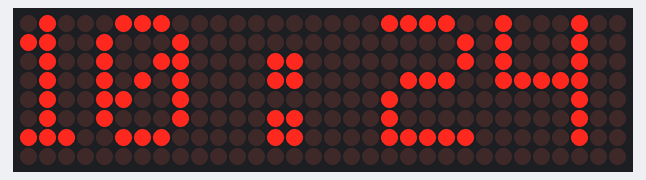
A sketch run on a simulated Arduino Uno, built with avr-gcc and run on an emulated ATmega328P. Parts: 32×8 LED matrix. The local clock reads 2024-03-15 10:24:30 at power-on unless the sketch sets it.

Above: at 0.1 s.
At 30.1 s:
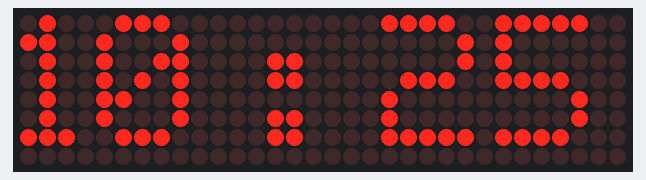
At 90.1 s:
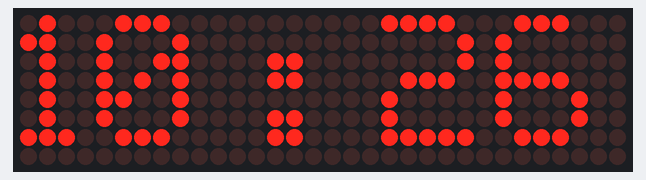

Measured:
- what the display in image 1 shows lasts 60.0 s, from 30.1 s to 90.1 s

The sketch:

Alarm_Clock.ino
```cpp
// Date and time functions using a DS3231 RTC connected via I2C and Wire lib
#include "RTClib.h"
#include <MD_Parola.h>   //LED Matrix libraries
#include <MD_MAX72xx.h>
#include <SPI.h>

RTC_DS3231 rtc;

MD_Parola P = MD_Parola(2, 5, 3, 4);    //Set up matrix pins

void setup () {
  P.begin();
  Serial.begin(9600);

  if (! rtc.begin()) {
    Serial.println("Couldn't find RTC");
    while (1);
  }
  if (rtc.lostPower()) {
    Serial.println("RTC lost power, lets set the time!");
    // following line sets the RTC to the date & time this sketch was compiled
    rtc.adjust(DateTime(F(__DATE__), F(__TIME__)));
    //rtc.adjust(DateTime(2020, 1, 7, 12, 22, 0));
  }
}

void loop () {
    DateTime now = rtc.now();
    char strTime[5];
    sprintf(strTime, "%d : %d", now.hour(), now.minute());
    P.print(strTime);

    delay(100);  //1 second delay
}

/*#include "RTClib.h" // NorthernWidget RTC library
#include <DS3231.h>
#include <Wire.h>
#include <MD_Parola.h>
#include <MD_MAX72xx.h>
#include <SPI.h>

DS3231 rtc; //Initialise RTC

//Declare pins
#define SET_ALARM 10  //Button to set alarm
#define ALARM_TOG 11  //Button to toggle alarm on/off
#define INCREMENT_HR 12  //Button to increment hour by 1
#define INCREMENT_MIN 13  //Button to increment minute by 1
#define SNOOZE 16     //Snooze button
#define ALARM_PIN 15  //Pin set high when alarm is activated
#define TIME_24_HOUR false // 12 hour format
volatile byte alarmFlag = false; // Create flag to indicate if alarm is active

// Initialise functions
void incrementHr();
void incrementMin();
void setAlarm();
void alarmToggle();
void displayTime();
void displayAlarm();
void snooze();

//LED Matrix display configuration
#define MATRIX_DEVICES 4
#define MATRIX_CLK 5
#define MATRIX_DATA 2
#define MATRIX_CS 3
MD_Parola P = MD_Parola(MATRIX_DATA, MATRIX_CLK, MATRIX_CS, MATRIX_DEVICES);

DateTime now = rtc.now(); //Set up function calling for current time or date
DateTime alarm(DateTime(2019, 1, 1, 0, 0, 0)); //Set default alarm time to Jan 1st 2019 at 00:00

/****************************************START PROGRAM********************************************************

void setup() {
  rtc.begin(); //Start RTC
  rtc.adjust(DateTime(F(__DATE__), F(__TIME__))); //Configure default time to time when sketch was compiled
  P.begin();  //Initialise LED matrix

  pinMode(ALARM_PIN, OUTPUT);  //Configure alarm pin as output
  pinMode(SET_ALARM, INPUT);   //Configure button pins as inputs
  pinMode(ALARM_TOG, INPUT);
  pinMode(INCREMENT_HR, INPUT);
  pinMode(INCREMENT_MIN, INPUT);
  pinMode(SNOOZE, INPUT);
}

void loop() {
  displayTime();  //Display current time

  if(alarmFlag==true && now.hour()==alarm.hour() && now.minute()==alarm.minute()){
  digitalWrite(ALARM_PIN, HIGH);   //Turn on alarm when clock time is equal to alarm time
  }
  else{
    digitalWrite(ALARM_PIN, LOW);   //Set alarm pin low if alarm isn't active
  }

  if(digitalRead(SNOOZE)==0){    //Snooze function
    digitalWrite(ALARM_PIN, LOW);  //Turn off alarm
    snooze();  //Call snooze function
  }
  if(digitalRead(INCREMENT_HR)==0){    //Check for button presses
    incrementHr();
  }
  if(digitalRead(INCREMENT_MIN)==0){
    incrementMin();
  }
  if(digitalRead(SET_ALARM)==0){
    setAlarm();
  }
  if(digitalRead(ALARM_TOG)==0){
    alarmToggle();
  }

  delay(1000);    //Delay for 1 sec, then repeat

}

void incrementHr(){
  DateTime current = RTC_DS3231::now(); //Sets variable 'current' to the current time/date
  current = current + TimeSpan(0, 1, 0, 0);  //Adjusts current by +1 hour
  RTC_DS3231::adjust(current);    //Set RTC to new value of current
  displayTime();
  return;
}

void incrementMin(){
  DateTime current = RTC_DS3231::now(); //Sets variable 'current' to the current time/date
  current = current + TimeSpan(0, 0, 1, 0);  //Adjusts current by +1 minute
  RTC_DS3231::adjust(current);    //Set RTC to new value of current
  displayTime();
  return;
}

void setAlarm(){
  while(digitalRead(SET_ALARM)==0){  //While alarm set button is held down
    if(digitalRead(INCREMENT_HR)==0 && alarm.hour()<23){   //Add 1 hour if Increment Hours is pressed
      alarm = alarm + TimeSpan(0, 1, 0, 0);
      displayAlarm();
    }
    else if(digitalRead(INCREMENT_HR)==0 && alarm.hour()>=23){  //Resets hour to 0 if it is 23, to prevent overflowing
      alarm = alarm - TimeSpan(0, 23, 0, 0);
      displayAlarm();
    }
    else if(digitalRead(INCREMENT_MIN)==0 && alarm.minute()<59){   //Add 1 minute if Increment Mins is pressed
      alarm = alarm + TimeSpan(0, 0, 1, 0);
      displayAlarm();
    }
    else if(digitalRead(INCREMENT_MIN)==0 && alarm.minute()>=59){
      alarm = alarm - TimeSpan(0, 0, 59, 0);
      displayAlarm();
    }
  }
  displayTime();   //When set alarm button is released, display time again and return to loop
  return;
}

void alarmToggle(){
  alarmFlag = !alarmFlag;  //Invert alarm flag
  return;
}

void snooze(){
  if(now.hour()==23 && now.minute()==50){      //If snooze pressed at 23:50, alarm is set to 00:00
    alarm = alarm - TimeSpan(0, 23, 50, 0);
  }
  else if(now.hour()<23 && now.minute()>=50){   //If snooze pressed after XX:50, alarm is set 10 mins in future
    alarm = alarm + TimeSpan(0, 1, 0, 0);
    alarm = alarm - TimeSpan(0, 0, 50, 0);
  }
  else{
  alarm = alarm + TimeSpan(0, 0, 10, 0);   //Snooze pressed at any other time - add 10 mins to alarm
  }
  return;
}

void displayAlarm(){
  P.print(alarm.hour());
  P.print(":");
  P.print(alarm.minute());
}

void displayTime(){
  P.print("12:00");
  P.print(now.hour());
  P.print(":");
  P.print(now.minute());
}*/
```
